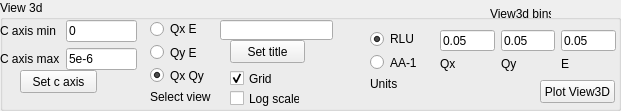
   <widget class="QGroupBox" name="groupBox">
    <property name="geometry">
     <rect>
      <x>0</x>
      <y>220</y>
      <width>621</width>
      <height>111</height>
     </rect>
    </property>
    <property name="title">
     <string>View 3d</string>
    </property>
    <widget class="QCheckBox" name="View3D_LogScale_checkBox">
     <property name="geometry">
      <rect>
       <x>230</x>
       <y>90</y>
       <width>70</width>
       <height>17</height>
      </rect>
     </property>
     <property name="text">
      <string>Log scale</string>
     </property>
    </widget>
    <widget class="QPushButton" name="View3D_plot_button">
     <property name="geometry">
      <rect>
       <x>540</x>
       <y>80</y>
       <width>75</width>
       <height>23</height>
      </rect>
     </property>
     <property name="text">
      <string>Plot View3D</string>
     </property>
    </widget>
    <widget class="QCheckBox" name="View3D_Grid_checkBox">
     <property name="geometry">
      <rect>
       <x>230</x>
       <y>70</y>
       <width>70</width>
       <height>17</height>
      </rect>
     </property>
     <property name="text">
      <string>Grid</string>
     </property>
     <property name="checked">
      <bool>true</bool>
     </property>
    </widget>
    <widget class="QWidget" name="gridLayoutWidget_2">
     <property name="geometry">
      <rect>
       <x>0</x>
       <y>20</y>
       <width>137</width>
       <height>51</height>
      </rect>
     </property>
     <layout class="QGridLayout" name="gridLayout_2">
      <item row="0" column="1">
       <widget class="QLineEdit" name="View3D_CAxisMin_lineEdit">
        <property name="text">
         <string>0</string>
        </property>
       </widget>
      </item>
      <item row="1" column="0">
       <widget class="QLabel" name="label_6">
        <property name="text">
         <string>C axis max</string>
        </property>
       </widget>
      </item>
      <item row="1" column="1">
       <widget class="QLineEdit" name="View3D_CAxisMax_lineEdit">
        <property name="text">
         <string>5e-6</string>
        </property>
       </widget>
      </item>
      <item row="0" column="0">
       <widget class="QLabel" name="label_5">
        <property name="text">
         <string>C axis min</string>
        </property>
       </widget>
      </item>
     </layout>
    </widget>
    <widget class="QWidget" name="verticalLayoutWidget">
     <property name="geometry">
      <rect>
       <x>150</x>
       <y>20</y>
       <width>61</width>
       <height>84</height>
      </rect>
     </property>
     <layout class="QVBoxLayout" name="View3D_SelectView_layout">
      <item>
       <widget class="QRadioButton" name="View3D_SelectView_QxE_radioButton">
        <property name="text">
         <string>Qx E</string>
        </property>
       </widget>
      </item>
      <item>
       <widget class="QRadioButton" name="View3D_SelectView_QyE_radioButton">
        <property name="text">
         <string>Qy E</string>
        </property>
       </widget>
      </item>
      <item>
       <widget class="QRadioButton" name="View3D_SelectView_QxQy_radioButton">
        <property name="text">
         <string>Qx Qy</string>
        </property>
        <property name="checked">
         <bool>true</bool>
        </property>
       </widget>
      </item>
      <item>
       <widget class="QLabel" name="label_7">
        <property name="text">
         <string>Select view</string>
        </property>
       </widget>
      </item>
     </layout>
    </widget>
    <widget class="QWidget" name="gridLayoutWidget">
     <property name="geometry">
      <rect>
       <x>440</x>
       <y>30</y>
       <width>176</width>
       <height>41</height>
      </rect>
     </property>
     <layout class="QGridLayout" name="gridLayout">
      <item row="1" column="2">
       <widget class="QLabel" name="label_4">
        <property name="text">
         <string>E</string>
        </property>
       </widget>
      </item>
      <item row="1" column="0">
       <widget class="QLabel" name="label_2">
        <property name="text">
         <string>Qx</string>
        </property>
       </widget>
      </item>
      <item row="1" column="1">
       <widget class="QLabel" name="label_3">
        <property name="text">
         <string>Qy</string>
        </property>
       </widget>
      </item>
      <item row="0" column="1">
       <widget class="QLineEdit" name="View3D_QYBin_lineEdit">
        <property name="text">
         <string>0.05</string>
        </property>
       </widget>
      </item>
      <item row="0" column="0">
       <widget class="QLineEdit" name="View3D_QXBin_lineEdit">
        <property name="text">
         <string>0.05</string>
        </property>
       </widget>
      </item>
      <item row="0" column="2">
       <widget class="QLineEdit" name="View3D_EBin_lineEdit">
        <property name="text">
         <string>0.05</string>
        </property>
       </widget>
      </item>
     </layout>
    </widget>
    <widget class="QLabel" name="label_8">
     <property name="geometry">
      <rect>
       <x>490</x>
       <y>0</y>
       <width>61</width>
       <height>28</height>
      </rect>
     </property>
     <property name="text">
      <string>View3d bins</string>
     </property>
    </widget>
    <widget class="QLineEdit" name="View3D_SetTitle_lineEdit">
     <property name="geometry">
      <rect>
       <x>220</x>
       <y>20</y>
       <width>113</width>
       <height>20</height>
      </rect>
     </property>
     <property name="text">
      <string/>
     </property>
    </widget>
    <widget class="QPushButton" name="View3D_SetTitle_button">
     <property name="geometry">
      <rect>
       <x>230</x>
       <y>40</y>
       <width>75</width>
       <height>23</height>
      </rect>
     </property>
     <property name="text">
      <string>Set title</string>
     </property>
    </widget>
    <widget class="QWidget" name="verticalLayoutWidget_2">
     <property name="geometry">
      <rect>
       <x>370</x>
       <y>30</y>
       <width>51</width>
       <height>61</height>
      </rect>
     </property>
     <layout class="QVBoxLayout" name="View3D_SelectUnits_layout">
      <item>
       <widget class="QRadioButton" name="View3D_SelectUnits_RLU_radioButton">
        <property name="text">
         <string>RLU</string>
        </property>
        <property name="checked">
         <bool>true</bool>
        </property>
       </widget>
      </item>
      <item>
       <widget class="QRadioButton" name="View3D_SelectUnits_AA_radioButton">
        <property name="text">
         <string>AA-1</string>
        </property>
       </widget>
      </item>
      <item>
       <widget class="QLabel" name="label_9">
        <property name="text">
         <string>Units</string>
        </property>
       </widget>
      </item>
     </layout>
    </widget>
    <widget class="QPushButton" name="View3D_setCAxis_button">
     <property name="geometry">
      <rect>
       <x>20</x>
       <y>70</y>
       <width>77</width>
       <height>23</height>
      </rect>
     </property>
     <property name="text">
      <string>Set c axis</string>
     </property>
    </widget>
   </widget>
